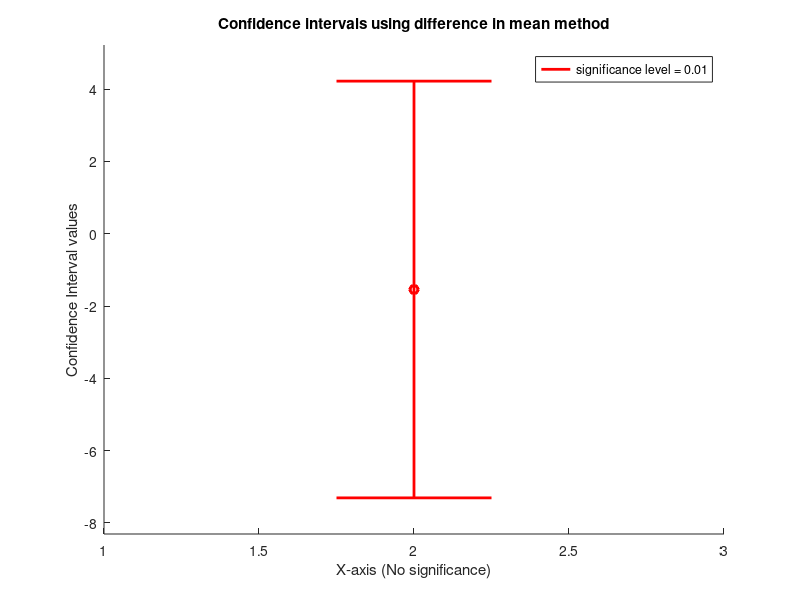
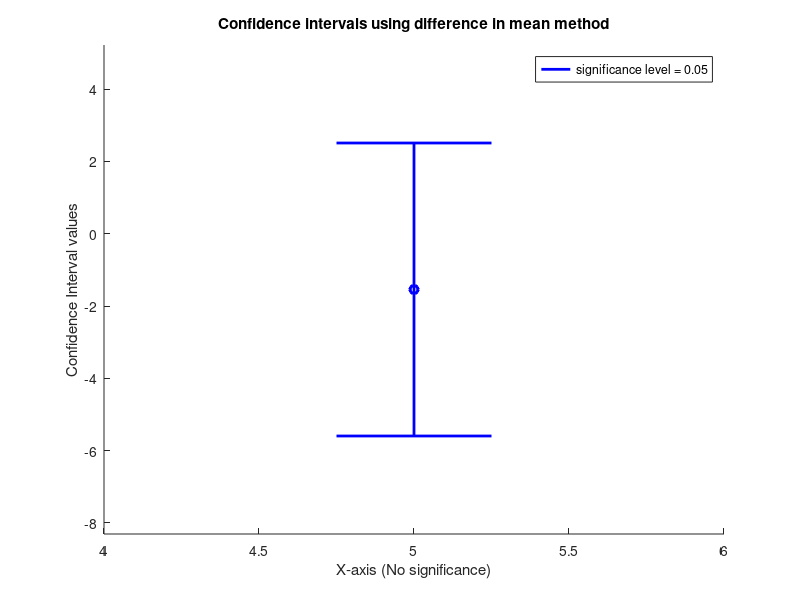

Source code (MATLAB) for these figures, in order:
% Author - Rajdeep Pinge
% Date - 28-02-2017

% Code to statistically compare two algorithms of image grading using 
% CI method for difference of population mean and using paired t test

clear;
close all;

load('data_lab7');

% find mean of samples
mean_psnr1 = mean(psnr1);
mean_psnr2 = mean(psnr2);

% find standard deviation of samples
s1 = std(psnr1);
s2 = std(psnr2);

% find variance of samples
var1 = s1*s1;
var2 = s2*s2;

n1 = length(psnr1);
n2 = length(psnr2);

% degree of freedom
df = n1+n2-2;

% t scores using calculator
t_score_95 = 2.228;
t_score_99 = 3.169;

% find the limits of CI

% significance level = 0.05
CI_95_high = mean_psnr1 - mean_psnr2 + t_score_95 * sqrt( ((var1*(n1-1) + var2*(n2-1))/df) * (1/n1 + 1/n2) );
CI_95_low = mean_psnr1 - mean_psnr2 - t_score_95 * sqrt( ((var1*(n1-1) + var2*(n2-1))/df) * (1/n1 + 1/n2) );

% significance level = 0.01
CI_99_high = mean_psnr1 - mean_psnr2 + t_score_99 * sqrt( ((var1*(n1-1) + var2*(n2-1))/df) * (1/n1 + 1/n2) );
CI_99_low = mean_psnr1 - mean_psnr2 - t_score_99 * sqrt( ((var1*(n1-1) + var2*(n2-1))/df) * (1/n1 + 1/n2) );

% Plot CIs

axis([1 3 CI_99_low-1 CI_99_high+1]) 
line([2-0.25,2+0.25],[CI_99_high,CI_99_high],[0,0],'LineStyle','-','Color','r','LineWidth',2);
line([2-0.25,2+0.25],[CI_99_low,CI_99_low],[0,0],'LineStyle','-','Color','r','LineWidth',2);
line([2,2],[CI_99_low,CI_99_high],[0,0],'LineStyle','-','Color','r','LineWidth',2);
hold on
plot([2,2], mean_psnr1 - mean_psnr2, 'ro','LineWidth',2)
title('Confidence intervals using difference in mean method')
xlabel('X-axis (No significance)')
ylabel('Confidence Interval values')
legend('significance level = 0.01'); 

figure
axis([4 6 CI_99_low-1 CI_99_high+1])
line([5-0.25,5+0.25],[CI_95_high,CI_95_high],[0,0],'LineStyle','-','Color','b','LineWidth',2);
line([5-0.25,5+0.25],[CI_95_low,CI_95_low],[0,0],'LineStyle','-','Color','b','LineWidth',2);
line([5,5],[CI_95_low,CI_95_high],[0,0],'LineStyle','-','Color','b','LineWidth',2);
hold on
plot([5,5], mean_psnr1 - mean_psnr2, 'bo','LineWidth',2)
title('Confidence intervals using difference in mean method')
xlabel('X-axis (No significance)')
ylabel('Confidence Interval values')
legend('significance level = 0.05'); 


%%%%%%%%%%%% Check using t test %%%%%%%%%%%%%%%%%%%%%%%%%%%%%%
%%%%%%%%% paired t test because underlying 6 images are same %%%%%%%%%%

% take difference of sample values
diff_psnr = psnr1 - psnr2;

% find mean of difference of sample values
mean_psnr = mean(diff_psnr);

% find standard deviation of difference of sample values
sd_psnr = std(diff_psnr);

% calculate degree of freedom for the paired test sample which is (n-1)
deg_of_freedom = length(diff_psnr) - 1;

% calculate effect size
effect_size = mean_psnr / sd_psnr

% find t value for paired t test
paired_t = effect_size * sqrt(deg_of_freedom + 1)


% p value as calculated on the t score calculator
pval = 0.0342

%%% The p value is well within the significant level range
